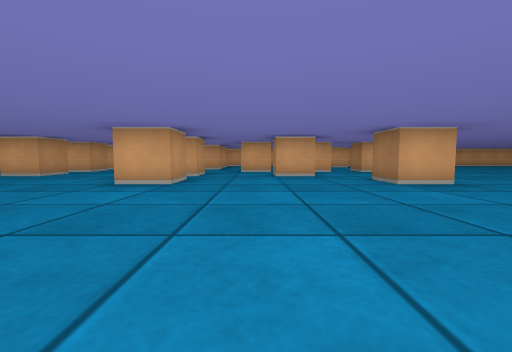
view 1 (above)

18 first-person views from a walk through a cub3D ray-caster map. The camera is about half as high as the walls, tilts 4° down and sees 90° across. The floor is counted in squares. Each view is taken from the middle of a square. On the plan, view 1 faces up. The plan holds only what a view shows up to about 9 squares ahead; the rest is blank.

view 2
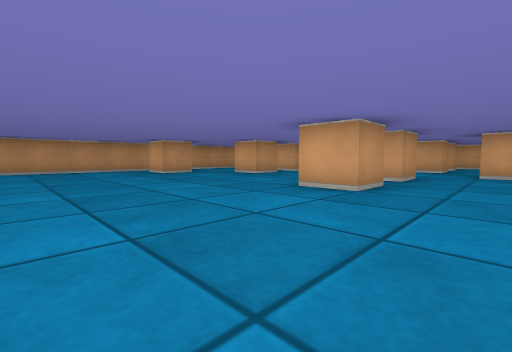

view 3
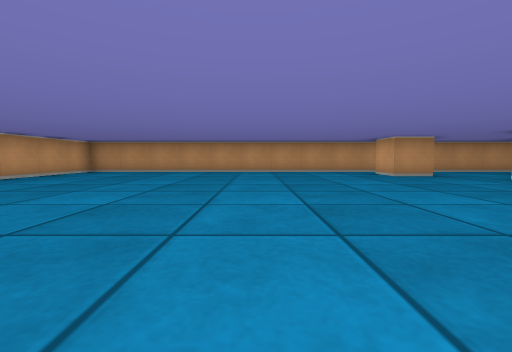

view 4
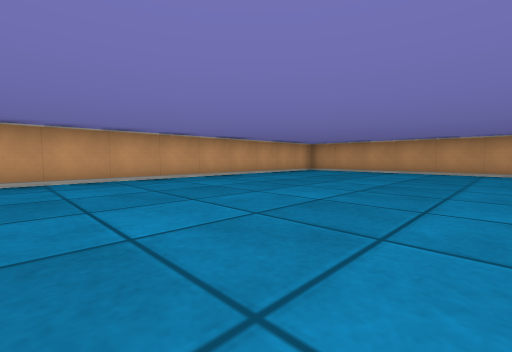

view 5
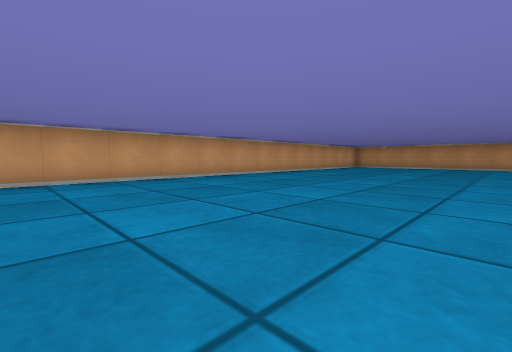

view 6
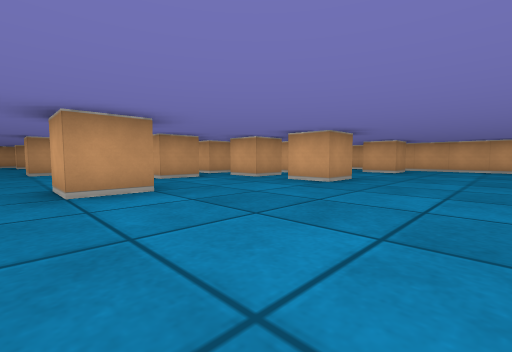

view 7
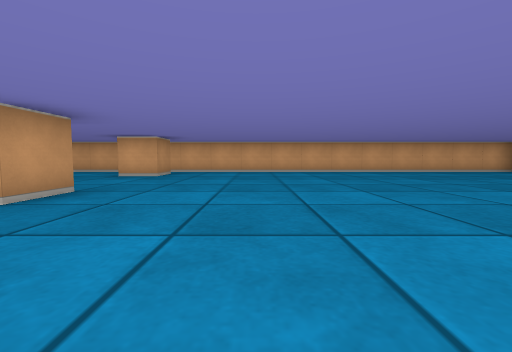

view 8
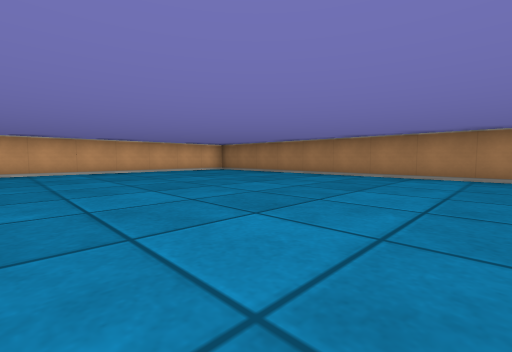

view 9
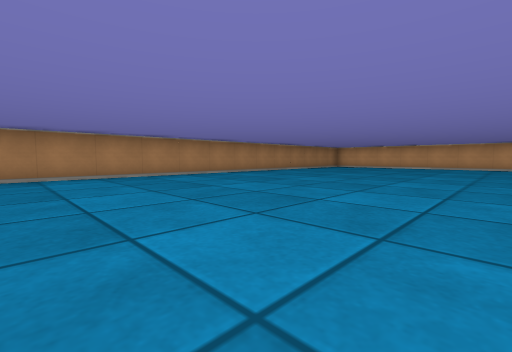

view 10
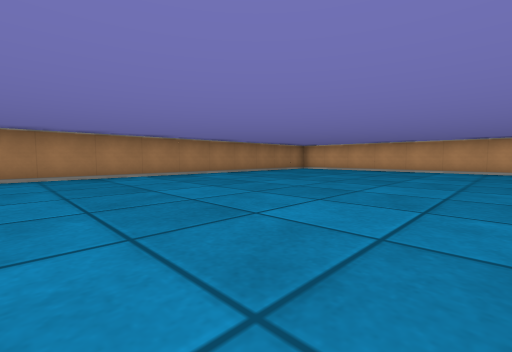

view 11
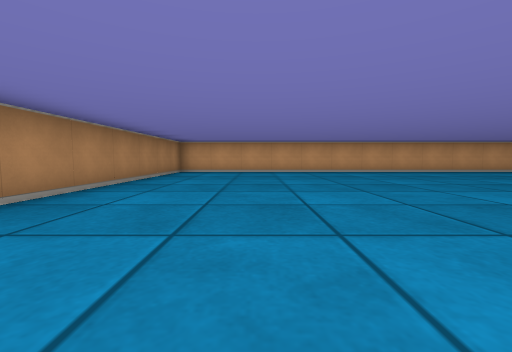

view 12
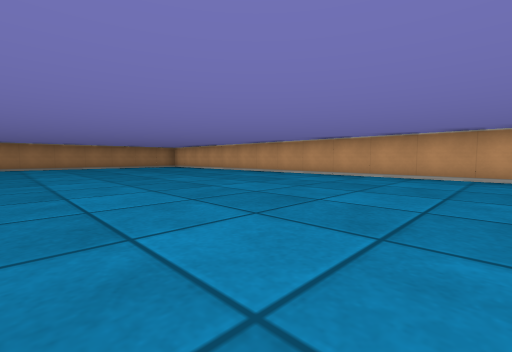

view 13
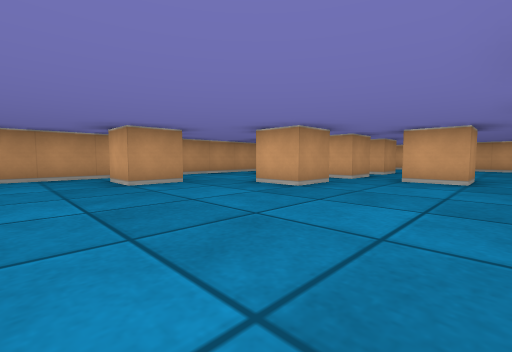

view 14
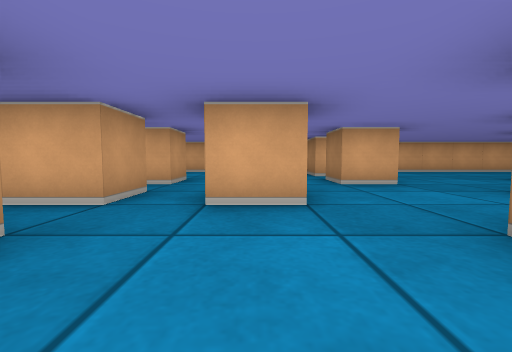

view 15
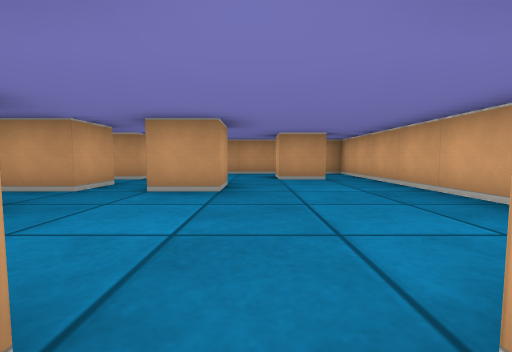

view 16
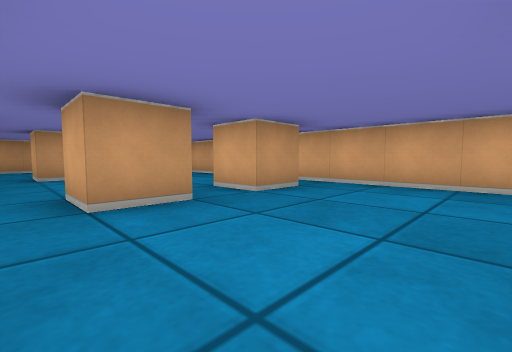

view 17
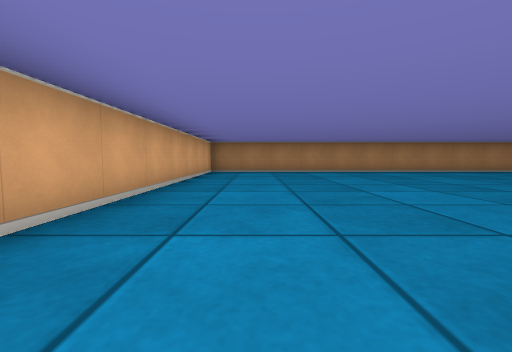

view 18
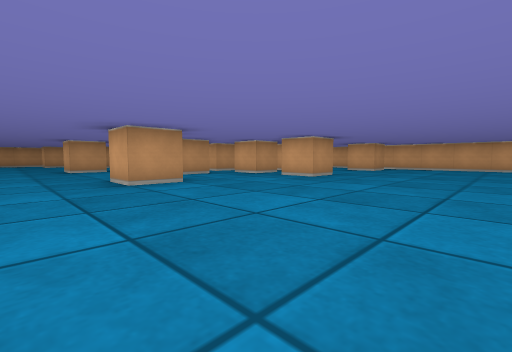

### Floor plan
Points are (right, up) in squares from view 1. A wall is a line through its corners. A room is listed if a view was taken in it or the views show most of it. See-through windows are left out.
Room 1 (views 1, 2, 3, 4, 5, 6, 7, 8, 9, 10, 11, 12, 13, 14, 15, 16, 17, 18)
walls: (3.5, 5.6) (3.5, 4.5) (2.5, 4.5) (2.5, 5.5); (1.5, 7.6) (1.5, 6.5) (0.5, 6.5) (0.5, 7.5); (4.5, 9.6) (4.5, 8.5) (3.5, 8.5) (3.5, 9); (2.5, 9.5) (2.5, 8.5) (1.5, 8.5); (-1.5, 5.6) (-1.5, 4.5) (-2.5, 4.5); (0.5, 9.4) (0.5, 8.5) (-0.5, 8.5); (-1.5, 7.5) (-1.5, 6.5) (-1.9, 6.5); (4.5, 13.5) (4.5, 12.5) (3.5, 12.5); (-1.5, 11.6) (-1.5, 10.5) (-2.5, 10.5) (-2.5, 11.5); (-3.5, 9.5) (-3.5, 8.5) (-4.5, 8.5); (-5.5, 7.6) (-5.5, 6.5) (-6.5, 6.5); (-1.5, 13.5) (-1.5, 12.5) (-2.5, 12.5) (-2.5, 13.5); (-6.5, 9.5) (-5.5, 9.5) (-5.5, 8.5) (-6.5, 8.5); (-7.5, 5.6) (-7.5, 4.5) (-8.5, 4.5); (-6.5, 11.5) (-5.5, 11.5) (-5.5, 10.5) (-6.5, 10.5); (-7.5, 9.6) (-7.5, 8.9); (-9.5, 5) (-9.5, -4.5) (15.5, -4.5) (15.5, 14.5) (-9.5, 14.5) (-9.5, 6.6); (-7.5, 13.5) (-7.5, 12.5) (-8.4, 12.5)

Positions as (right, up) in squares from view 1, and headings:
1: (0, 0), facing up
2: (0, 1), facing up-left
3: (-1, 1), facing left
4: (-1, 1), facing down-left
5: (3, 1), facing down-left
6: (7, 4), facing up-left
7: (7, 6), facing up
8: (9, 6), facing up-right
9: (9, 8), facing down-right
10: (9, 5), facing down-right
11: (13, 4), facing down
12: (3, 2), facing down-right
13: (-3, 3), facing up-left
14: (-4, 6), facing up
15: (-2, 12), facing left
16: (1, 10), facing up-left
17: (7, 13), facing right
18: (8, 3), facing up-left
